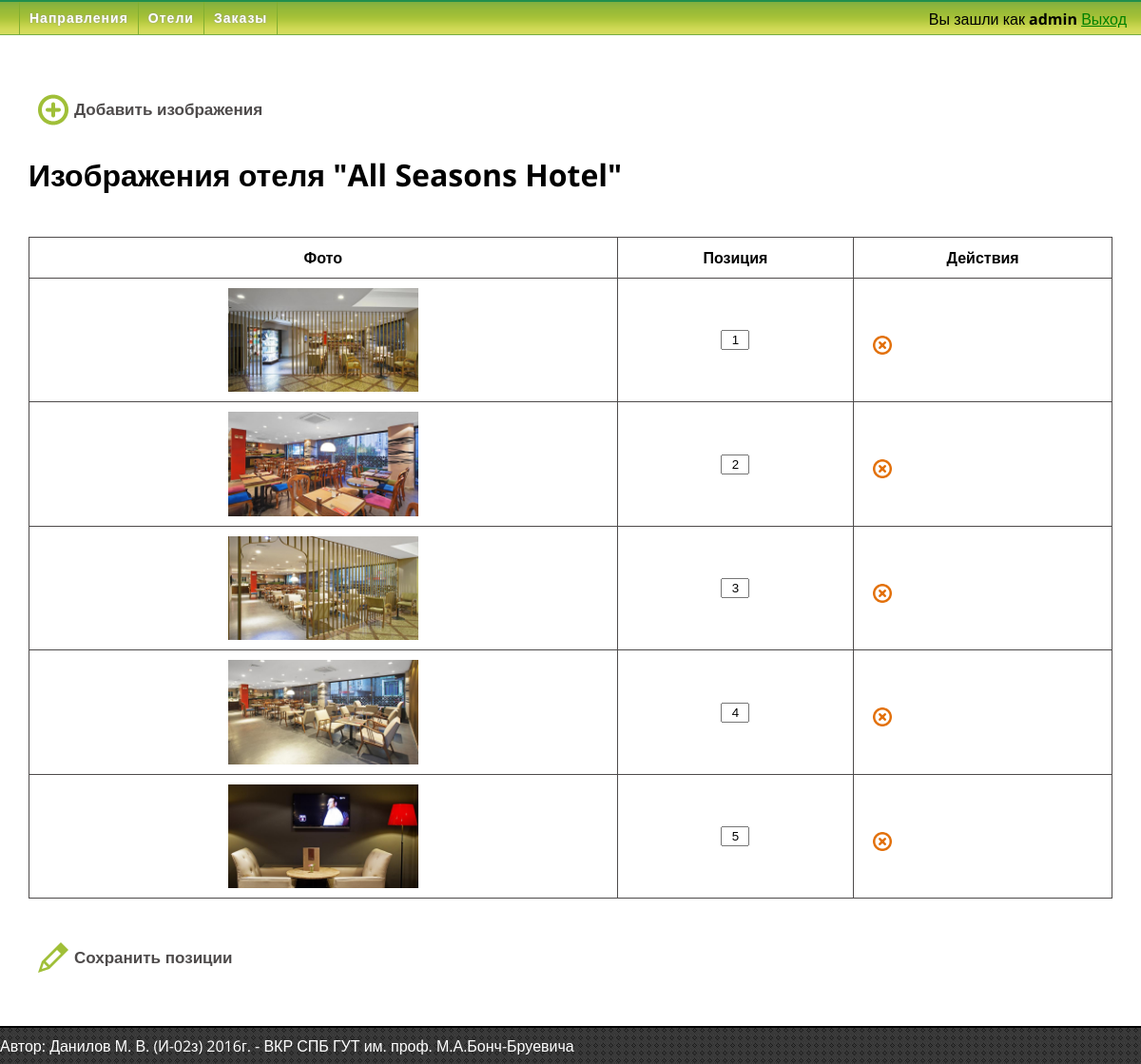
The page /admin/root.php?act=hotels&mode=images&hotels_id=5 (signed in) on the database its author committed.
### tables this page shows
CREATE TABLE IF NOT EXISTS `hotels` (
  `id` int(16) NOT NULL AUTO_INCREMENT,
  `directions_id` int(11) NOT NULL,
  `title` varchar(255) NOT NULL,
  `stars` int(11) NOT NULL,
  `parking` int(11) DEFAULT NULL,
  `about` text,
  `outdoors` text,
  `services` text,
  `internet` text,
  `animals` text,
  `checkin` varchar(255) NOT NULL,
  `departure` varchar(255) NOT NULL,
  `address` varchar(255) NOT NULL,
  UNIQUE KEY `id` (`id`)
);

CREATE TABLE IF NOT EXISTS `images` (
  `id` int(16) NOT NULL AUTO_INCREMENT,
  `hotel_id` int(11) NOT NULL,
  `image` varchar(255) NOT NULL,
  `position` int(11) NOT NULL,
  UNIQUE KEY `id` (`id`)
);

### admin/system/functions.php (the view, shortened to what this page needs)
<?php
function print_adm_all_images($hotels_id)
	{
	echo "<input type='button' class='add' onClick='window.location.href=\"?act=hotels&mode=add_images&hotels_id=$hotels_id\"' value='Добавить изображения' /><br/><br/>";
	$qq2 = mysql_query("SELECT title FROM hotels WHERE id='$hotels_id'");
	$q2 = mysql_fetch_array($qq2);
	$qq = mysql_query("SELECT * FROM images WHERE hotel_id='$hotels_id' ORDER BY position ASC");
	echo "<h1>Изображения отеля \"$q2[title]\"</h1><br/>";
	echo "<table class='adm_big_table'><tr style='text-align:center;'><td>Фото</td><td>Позиция</td><td>Действия</td></tr>";
	while($q = mysql_fetch_array($qq))
		{
		echo "<td style='text-align:center;'><img src='../images/upload/$q[image]' width='200px'/></td>";
		echo "<td style='text-align:center;'><b><input type='text' class='img_position' id='img_$q[id]' style='text-align:center; width:30px;' value='$q[position]'/></b></td>";
		echo "<td>";
		echo "<input type='button' class='del_btn' id='del_images_$q[id]' />";
		echo "</td>";
		}
		echo "</table><br/><br/>";
		echo " <input type='button' class='save' id='images_position' value='Сохранить позиции' /></div>";
	}
?>

### admin/css/style_adm.css (style rules this page uses)
html,body { height:100%; }
body { font-family: 'Open sans', sans-serif; font-size: 16px; color: #000; margin:0; background-color:#fff; }
input.save,input.add, input.edit { background-image:url('../images/edit.png'); background-repeat:no-repeat; background-color:#fff; background-position:10px 2px; height:36px; line-height:36px; padding-left:48px; font-weight:bold; font-size:17px; border:none; display:block; float:left; cursor:pointer; color:#4e4b4b; }
input.add { background-image:url('../images/add.png'); }
input.edit_btn, input.del_btn,input.phots_btn { width:20px; height:20px; border:none; background:#fff url('../images/edit.png') no-repeat 50% 50%; background-size:20px 20px; margin:10px 5px 0px 10px; }
input.del_btn { background:#fff url('../images/del.png') no-repeat 50% 50%; background-size:20px 20px; }
.adm_big_table { width:100%; border:1px solid #4e4b4b; border-collapse: collapse; }
.adm_big_table tr:first-child { font-weight:bold; }
.adm_big_table td { border:1px solid #4e4b4b; padding:10px; }

### rows shown on the page
hotels: title "All Seasons Hotel"
images: image (picture), position "1"
images: image (picture), position "2"
images: image (picture), position "3"
images: image (picture), position "4"
images: image (picture), position "5"

### other values the page prints
$_SESSION['login'] "admin"
